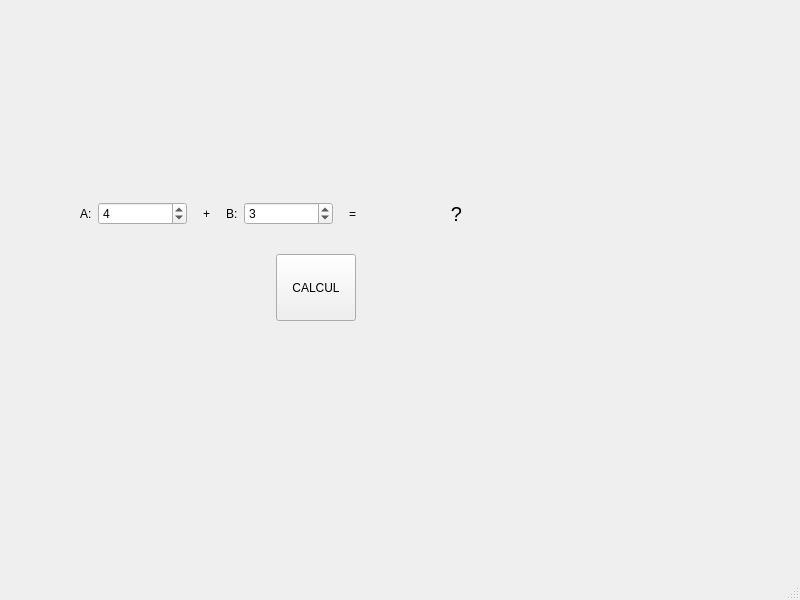
<?xml version="1.0" encoding="UTF-8"?>
<ui version="4.0">
 <class>MainWindow</class>
 <widget class="QMainWindow" name="MainWindow">
  <property name="geometry">
   <rect>
    <x>0</x>
    <y>0</y>
    <width>800</width>
    <height>600</height>
   </rect>
  </property>
  <property name="windowTitle">
   <string>MainWindow</string>
  </property>
  <widget class="QWidget" name="centralwidget">
   <widget class="QWidget" name="gridLayoutWidget">
    <property name="geometry">
     <rect>
      <x>80</x>
      <y>180</y>
      <width>471</width>
      <height>141</height>
     </rect>
    </property>
    <layout class="QGridLayout" name="gridLayout" rowstretch="0,0" columnstretch="0,0,0">
     <item row="1" column="1">
      <widget class="QPushButton" name="calc">
       <property name="sizePolicy">
        <sizepolicy hsizetype="Minimum" vsizetype="Preferred">
         <horstretch>0</horstretch>
         <verstretch>0</verstretch>
        </sizepolicy>
       </property>
       <property name="text">
        <string>CALCUL</string>
       </property>
      </widget>
     </item>
     <item row="1" column="2">
      <spacer name="horizontalSpacer_5">
       <property name="orientation">
        <enum>Qt::Horizontal</enum>
       </property>
       <property name="sizeHint" stdset="0">
        <size>
         <width>40</width>
         <height>20</height>
        </size>
       </property>
      </spacer>
     </item>
     <item row="1" column="0">
      <spacer name="horizontalSpacer_4">
       <property name="orientation">
        <enum>Qt::Horizontal</enum>
       </property>
       <property name="sizeHint" stdset="0">
        <size>
         <width>40</width>
         <height>20</height>
        </size>
       </property>
      </spacer>
     </item>
     <item row="0" column="0" colspan="2">
      <layout class="QHBoxLayout" name="horizontalLayout">
       <item>
        <widget class="QLabel" name="label">
         <property name="text">
          <string>A:</string>
         </property>
        </widget>
       </item>
       <item>
        <widget class="QSpinBox" name="a">
         <property name="sizePolicy">
          <sizepolicy hsizetype="Expanding" vsizetype="Fixed">
           <horstretch>0</horstretch>
           <verstretch>0</verstretch>
          </sizepolicy>
         </property>
         <property name="value">
          <number>4</number>
         </property>
        </widget>
       </item>
       <item>
        <spacer name="horizontalSpacer">
         <property name="orientation">
          <enum>Qt::Horizontal</enum>
         </property>
         <property name="sizeType">
          <enum>QSizePolicy::Minimum</enum>
         </property>
         <property name="sizeHint" stdset="0">
          <size>
           <width>10</width>
           <height>20</height>
          </size>
         </property>
        </spacer>
       </item>
       <item>
        <widget class="QLabel" name="label_4">
         <property name="text">
          <string>+</string>
         </property>
        </widget>
       </item>
       <item>
        <spacer name="horizontalSpacer_2">
         <property name="orientation">
          <enum>Qt::Horizontal</enum>
         </property>
         <property name="sizeType">
          <enum>QSizePolicy::Minimum</enum>
         </property>
         <property name="sizeHint" stdset="0">
          <size>
           <width>10</width>
           <height>20</height>
          </size>
         </property>
        </spacer>
       </item>
       <item>
        <widget class="QLabel" name="label_2">
         <property name="text">
          <string>B:</string>
         </property>
        </widget>
       </item>
       <item>
        <widget class="QSpinBox" name="b">
         <property name="sizePolicy">
          <sizepolicy hsizetype="Expanding" vsizetype="Fixed">
           <horstretch>0</horstretch>
           <verstretch>0</verstretch>
          </sizepolicy>
         </property>
         <property name="value">
          <number>3</number>
         </property>
        </widget>
       </item>
       <item>
        <spacer name="horizontalSpacer_3">
         <property name="orientation">
          <enum>Qt::Horizontal</enum>
         </property>
         <property name="sizeType">
          <enum>QSizePolicy::Minimum</enum>
         </property>
         <property name="sizeHint" stdset="0">
          <size>
           <width>10</width>
           <height>20</height>
          </size>
         </property>
        </spacer>
       </item>
       <item>
        <widget class="QLabel" name="label_3">
         <property name="text">
          <string>=</string>
         </property>
        </widget>
       </item>
      </layout>
     </item>
     <item row="0" column="2">
      <layout class="QHBoxLayout" name="horizontalLayout_2">
       <item>
        <widget class="QLabel" name="result">
         <property name="font">
          <font>
           <pointsize>15</pointsize>
          </font>
         </property>
         <property name="text">
          <string>?</string>
         </property>
         <property name="alignment">
          <set>Qt::AlignCenter</set>
         </property>
        </widget>
       </item>
      </layout>
     </item>
    </layout>
   </widget>
  </widget>
  <widget class="QMenuBar" name="menubar">
   <property name="geometry">
    <rect>
     <x>0</x>
     <y>0</y>
     <width>800</width>
     <height>21</height>
    </rect>
   </property>
  </widget>
  <widget class="QStatusBar" name="statusbar"/>
 </widget>
 <resources/>
 <connections/>
</ui>
